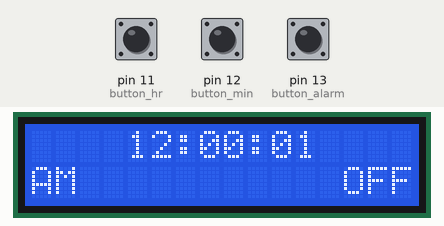
This sketch was run on a simulated Arduino Uno, built with avr-gcc and run on an emulated ATmega328P. Parts: 16×2 character LCD. The inputs (shaded band) are chosen by the test bench; at power-on: pin 11 (button_hr) HIGH, pin 13 (button_alarm) HIGH, pin 12 (button_min) HIGH.

Above: at 1.2 s.
1.3 s: pin 11 (button_hr) pulled LOW for 1.25 s
At 2.8 s:
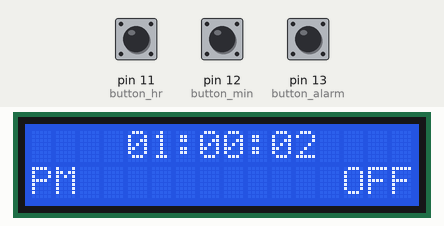
6.7 s: pin 13 (button_alarm) pulled LOW for 1.25 s
At 7.8 s:
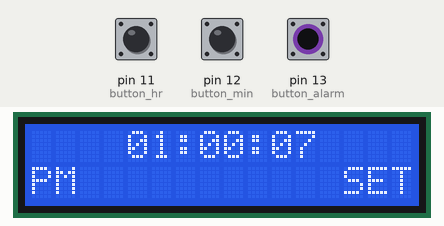
12.1 s: pin 12 (button_min) pulled LOW for 1.25 s
At 13.8 s:
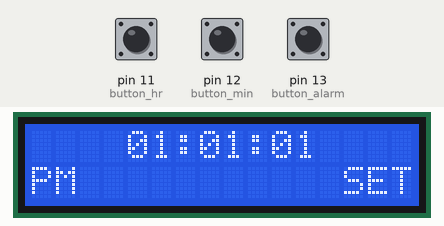
15.5 s: pin 11 (button_hr) pulled LOW for 1.25 s
At 16.8 s:
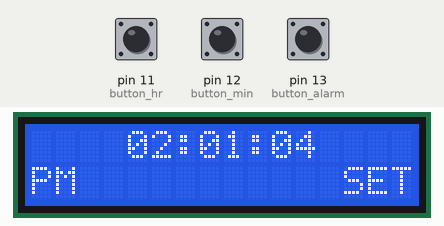
18.5 s: pin 12 (button_min) pulled LOW for 1.25 s
At 19.8 s:
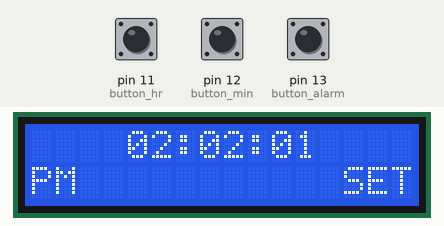
21.5 s: pin 13 (button_alarm) pulled LOW for 1.25 s
At 22.8 s:
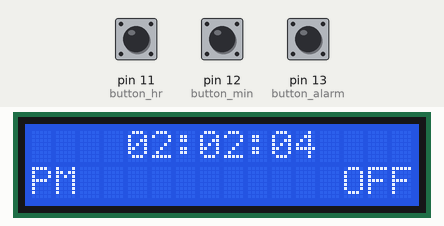
Timing chart, 0 to 24.5 s (numbered marks = the images above; inputs shaded):
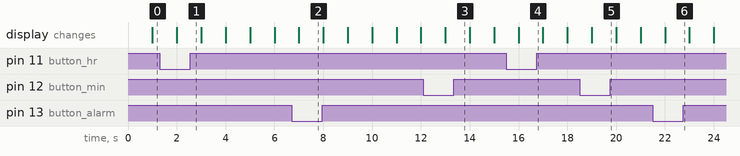

Measured:
- after the input at 1.3 s, the display: changes after 0.70 s (image 1)
- after the input at 6.7 s, the display: changes after 0.30 s (image 2)
- after the input at 21.5 s, the display: changes after 0.50 s (image 6)

The sketch:

clockv2.ino
```cpp
//Updates: Alarm functionality & Piezo Support

#include <LiquidCrystal.h>

//Display Pins
const int rs = 2, en = 3, d4 = 4, d5 = 5, d6 = 6, d7 = 7, cs = 9; // cs is the pin for constrast

//Contrast Setting
const int contrast = 100; //Default is 100


//Time Setting Buttons
const int button_hr = 11, button_min = 12; // button_hr (hours), button_min (minutes)

//Alarm Functionality
const int alarm = 10;
const int button_alarm = 13;

//Alarm Values
bool alarm_set = 0;
bool alarm_state = false;
int alm_hr = 8;
int alm_min = 15;
int alm_sec = 0;
int alm_flag = 0;

LiquidCrystal lcd(rs, en, d4, d5, d6, d7);

//Kudos to the guy for precision and better time formatting: https://projecthub.arduino.cc/plouc68000/simplest-uno-digital-clock-ever-03c185


//Initially set time to 0
int seconds = 0;
int minutes = 0;
int hours = 12;
int flag = 0;

//Time Set Buttons (indicate buttons, not the pin)
int h_shift;
int m_shift;

//Alarm Button
int alm_shift;

//For accurate time reading
static uint32_t last_time, now = 0;

void setup() {
  //Debug
  //Serial.begin(9600);

  //Initialize Buttons
  pinMode(button_hr, INPUT_PULLUP);
  pinMode(button_min, INPUT_PULLUP);
  pinMode(button_alarm, INPUT_PULLUP);
  now = millis();

  //Begin Display
  lcd.begin(16,2);
  analogWrite(cs, contrast);
}

void loop() {

  //Display Formatting for hours
    lcd.setCursor(4,0);
    if(hours<10) {lcd.print("0");} // Always 2 digits 12 -> 01 and not just 1
    lcd.print(hours);
    lcd.print(":");

   //Display Formatting for minutes
    lcd.setCursor(7,0);
    if(minutes<10) {lcd.print("0");}
    lcd.print(minutes);
    lcd.print(":");

   //Display Formatting for seconds
   lcd.setCursor(10,0);
   if(seconds<10){lcd.print("0");}
   lcd.print(seconds);

   //Display Formatting for Flag (AM/PM)
   lcd.setCursor(0,1);
   if(flag == 0) {lcd.print("AM");}
   if(flag == 1) {lcd.print("PM");}

  //Display Formatting for Alarm
  if(alarm_set == false)
  {
    lcd.setCursor(13,1);
    lcd.print("OFF");
  }
  else
  {
    lcd.setCursor(13,1);
    lcd.print("SET");
  }

  //Better Timing and allows better button functionality
  for(int i = 0; i<5; i++)
  {
    while((now - last_time)<200){now = millis();}
    last_time=now;
  }


  //Read Buttons
  h_shift=digitalRead(button_hr);
  m_shift=digitalRead(button_min);
  if(h_shift==0) {hours = hours + 1;}
  if(m_shift==0) {seconds = 0; minutes = minutes + 1;}

  //Read Alarm Buttons
  alm_shift = digitalRead(button_alarm);
  if(alm_shift==0)
    {
    if(alarm_set == 0) {alarm_set = 1;}
    else{alarm_set = 0; alarm_state = false;}
    }

  //Alarm Functionality
  if( (alm_hr == hours) & (alm_min == minutes) & (alm_sec == seconds) & (alm_flag == flag) & (alarm_set == 1))
  {
    alarm_state = true;
  }

  if(alarm_state == true) {tone(alarm, 200, 500);} //Piezo Speaker as Alarm


  seconds++;

  if(seconds == 60){
    seconds = 0;
    minutes++;
  }
  if(minutes == 60){
    minutes = 0;
    hours++;
  }
  if(hours == 13){
    hours = 1;
    flag++;
    if(flag==2){flag=0;}

  /*
   //Should it be?
   if(hours == 12){
    flag++;
    if(flat==2){flag=0;}
   }
   */
  }
 }
```
